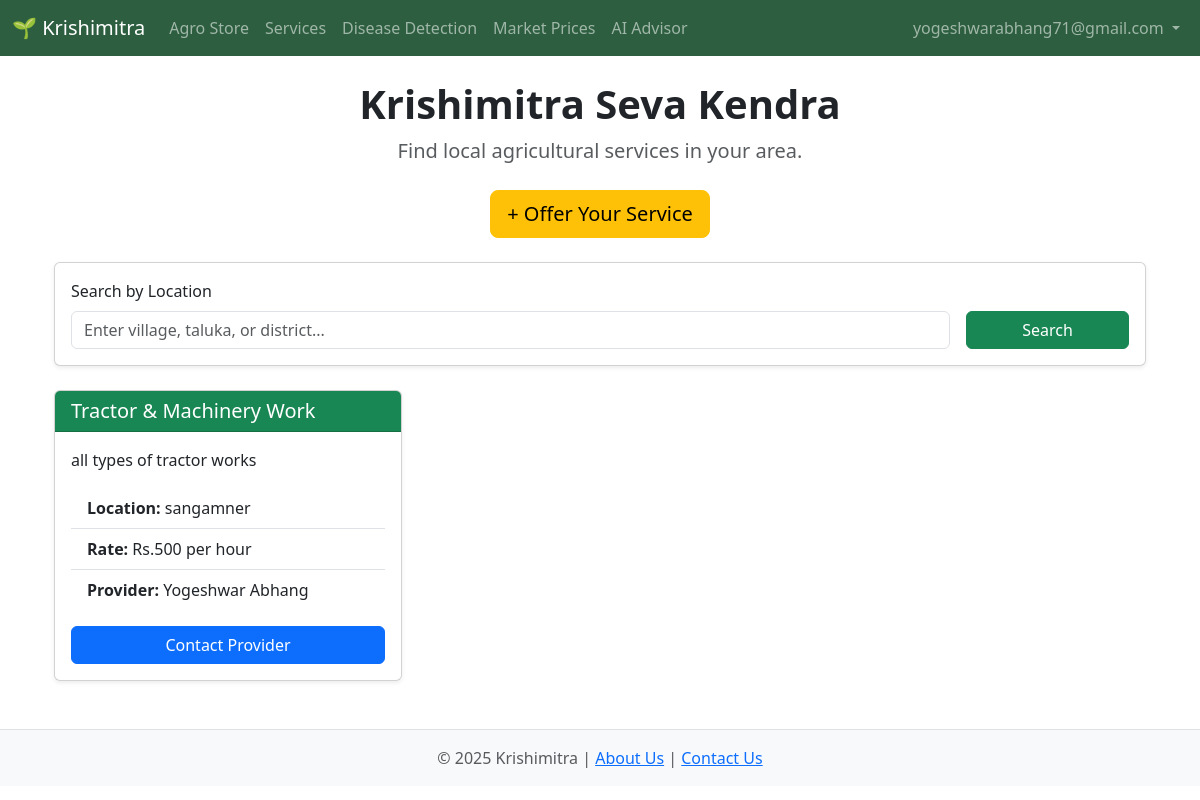
Page /services (signed in) on the committed database.
### app.py (models this page shows)
class User(db.Model):
    id = db.Column(db.Integer, primary_key=True)
    name = db.Column(db.String(100), nullable=False)
    email = db.Column(db.String(120), unique=True, nullable=False)
    mobile = db.Column(db.String(20), unique=True, nullable=False)
    password = db.Column(db.String(200), nullable=False)
    role = db.Column(db.String(20), nullable=False)
    products = db.relationship('Product', backref='seller_user', lazy=True)
    services = db.relationship('Service', backref='provider', lazy=True)

class Service(db.Model):
    id = db.Column(db.Integer, primary_key=True)
    service_type = db.Column(db.String(100), nullable=False)
    description = db.Column(db.Text, nullable=False)
    price_details = db.Column(db.String(200), nullable=False)
    location = db.Column(db.String(150), nullable=False)
    provider_id = db.Column(db.Integer, db.ForeignKey('user.id'), nullable=False)

### app.py (the view)
@app.route('/services')
def find_services():
    search_location = request.args.get('location', '').lower()
    query = Service.query
    if search_location:
        query = query.filter(Service.location.ilike(f'%{search_location}%'))
    services = query.order_by(Service.id.desc()).all()
    return render_template('find_services.html', services=services, search_location=request.args.get('location', ''))

### templates/find_services.html (shortened to what this page needs)
{% extends 'base.html' %}
{% block content %}
<div class="container my-4">
    <div class="text-center mb-4">
        <h1 class="display-6 fw-bold">Krishimitra Seva Kendra</h1>
        <p class="lead text-muted">Find local agricultural services in your area.</p>
    </div>
    <div class="text-center my-4">
        <a href="{{ url_for('offer_service') }}" class="btn btn-warning btn-lg">+ Offer Your Service</a>
    </div>
    <div class="card shadow-sm mb-4">
        <div class="card-body">
            <form method="GET" class="row g-3 align-items-center">
                <div class="col-md-10">
                    <label for="location" class="form-label">Search by Location</label>
                    <input type="search" name="location" id="location" class="form-control" placeholder="Enter village, taluka, or district..." value="{{ search_location or '' }}">
                </div>
                <div class="col-md-2 mt-auto">
                    <button type="submit" class="btn btn-success w-100">Search</button>
                </div>
            </form>
        </div>
    </div>
    <div class="row">
        {% if services %}
            {% for service in services %}
                <div class="col-md-6 col-lg-4 mb-4">
                    <div class="card h-100 shadow-sm">
                        <div class="card-header bg-success text-white">
                            <h5 class="mb-0">{{ service.service_type }}</h5>
                        </div>
                        <div class="card-body d-flex flex-column">
                            <p class="card-text">{{ service.description }}</p>
                            <ul class="list-group list-group-flush mt-auto">
                                <li class="list-group-item"><strong>Location:</strong> {{ service.location }}</li>
                                <li class="list-group-item"><strong>Rate:</strong> {{ service.price_details }}</li>
                                <li class="list-group-item"><strong>Provider:</strong> {{ service.provider.name }}</li>
                            </ul>
                            <a href="#" class="btn btn-primary mt-3">Contact Provider</a>
                        </div>
                    </div>
                </div>
            {% endfor %}
        {% else %}
            <div class="col-12">
                <p class="text-center text-muted p-4">No services found.{% if search_location %} for "{{ search_location }}"{% endif %}</p>
            </div>
        {% endif %}
    </div>
</div>
{% endblock %}

### templates/base.html (shortened to what this page needs)
<!DOCTYPE html>
<html lang="en">
<head>
    <link href="https://cdn.jsdelivr.net/npm/bootstrap@5.3.3/dist/css/bootstrap.min.css" rel="stylesheet">
    <link rel="stylesheet" href="{{ url_for('static', filename='css/style.css') }}">
    <link rel="stylesheet" href="https://cdnjs.cloudflare.com/ajax/libs/animate.css/4.1.1/animate.min.css"/>
</head>
<body class="{% block body_class %}{% endblock %}">
    <nav class="navbar navbar-expand-lg navbar-dark" style="background-color: #2c5e3f;">
        <div class="container-fluid">
            <a class="navbar-brand" href="/">🌱 Krishimitra</a>
            <div class="collapse navbar-collapse" id="navbarNav">
                <ul class="navbar-nav me-auto mb-2 mb-lg-0">
                    <li class="nav-item">
                        <a class="nav-link" href="{{ url_for('store') }}">Agro Store</a>
                    </li>
                    <li class="nav-item">
                        <a class="nav-link" href="{{ url_for('find_services') }}">Services</a>
                    </li>
                    <li class="nav-item">
                        <a class="nav-link" href="{{ url_for('disease_detection') }}">Disease Detection</a>
                    </li>
                    <li class="nav-item">
                        <a class="nav-link" href="{{ url_for('market_prices') }}">Market Prices</a>
                    </li>
                    <li class="nav-item">
                        <a class="nav-link" href="{{ url_for('crop_advisory') }}">AI Advisor</a>
                    </li>
                </ul>
                <ul class="navbar-nav">
                    {% if 'user_email' in session %}
                        <li class="nav-item dropdown">
                            <a class="nav-link dropdown-toggle" href="#" id="navbarDropdown" role="button" data-bs-toggle="dropdown" aria-expanded="false">
                                {{ session.get('user_email') }}
                            </a>
                        </li>
                    {% endif %}
                </ul>
            </div>
        </div>
    </nav>
    <main class="container mt-4 animate__animated animate__fadeIn">
        {% block content %}{% endblock %}
    </main>
    <footer class="footer mt-auto py-3 bg-light border-top">
        <div class="container text-center">
            <span class="text-muted">© 2025 Krishimitra | <a href="{{ url_for('about') }}">About Us</a> | <a href="{{ url_for('contact_admin') }}">Contact Us</a></span>
        </div>
    </footer>
</body>
</html>

### static/css/style.css (style rules this page uses)
.animate__fadeIn { animation-duration: 0.8s; }
.form-control, .form-select { transition: border-color 0.3s ease, box-shadow 0.3s ease; }

### rows in the picture
User: get "yogeshwarabhang71@gmail.com"
Service: service_type "Tractor & Machinery Work", description "all types of tractor works", location "sangamner", price_details "Rs.500 per hour", provider.name "Yogeshwar Abhang"
